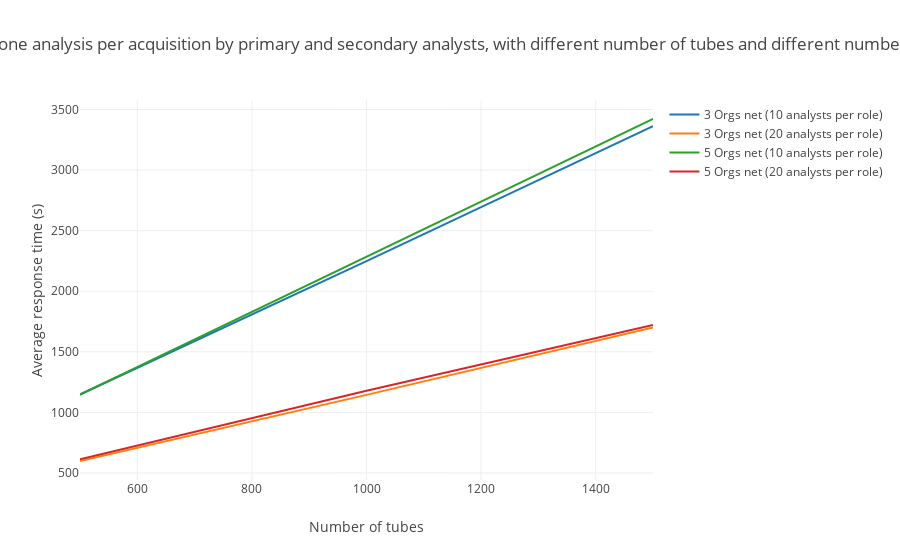

The code cell stored with this chart in its notebook:
### Markdown cell above
### Elapsed time adding two analyses per acquisition with different number of analysts

### Code cell
# 3 Orgs net data
threeOrgs10 = [1148.1137, 2248.1675, 3363.0079]
threeOrgs20 = [598.9733, 1144.5899, 1702.0179]
# 5 Orgs net data
fiveOrgs10 = [1146.1426, 2280.5195, 3421.8409]
fiveOrgs20 = [612.9806, 1179.4412, 1721.3345]

totalAnalysis("250 KB", threeOrgs10, threeOrgs20, fiveOrgs10, fiveOrgs20)

### Figure 1 — Plotly figure (JSON) as saved in the notebook; plotly's stock layout.template omitted (floating-point values rounded to 4 significant figures)
{"data": [{"mode": "lines", "name": "3 Orgs net (10 analysts per role)", "type": "scatter", "uid": "240e0cd5-7d85-47ea-9ef0-29fe636c5ce9", "x": [500, 1000, 1500], "y": [1148.0, 2248.0, 3363.0]}, {"mode": "lines", "name": "3 Orgs net (20 analysts per role)", "type": "scatter", "uid": "30b1c531-7aac-4352-829e-84f2abfd4571", "x": [500, 1000, 1500], "y": [599.0, 1145.0, 1702.0]}, {"mode": "lines", "name": "5 Orgs net (10 analysts per role)", "type": "scatter", "uid": "54112477-6194-4db9-a104-b6ec3de43f73", "x": [500, 1000, 1500], "y": [1146.0, 2281.0, 3422.0]}, {"mode": "lines", "name": "5 Orgs net (20 analysts per role)", "type": "scatter", "uid": "ecbbc5b7-b810-4206-b98a-d03d11c1ed3f", "x": [500, 1000, 1500], "y": [613.0, 1179.0, 1721.0]}], "layout": {"barmode": "group", "title": {"text": "Elapsed time adding one analysis per acquisition by primary and secondary analysts, with different number of tubes and different number of analysts (250 KB)"}, "xaxis": {"range": [500, 1500], "title": {"text": "Number of tubes"}}, "yaxis": {"title": {"text": "Average response time (s)"}}}}
